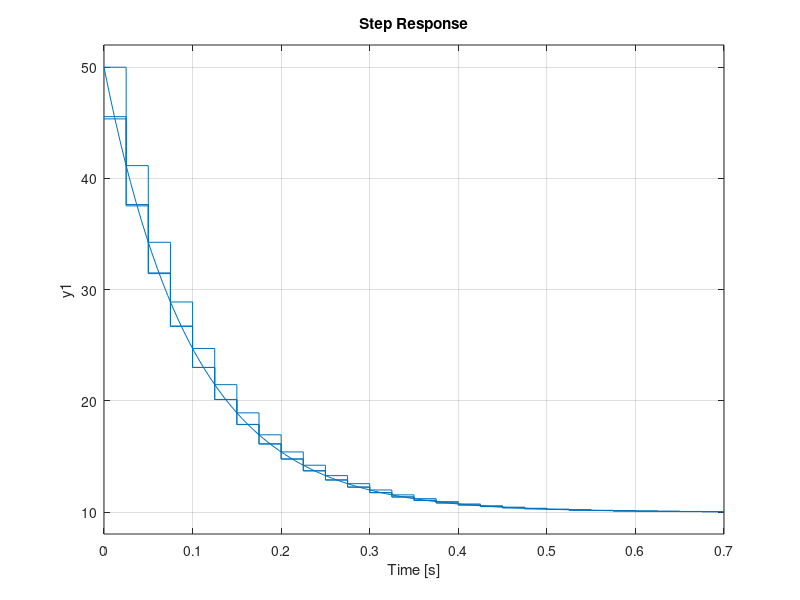

Source code (MATLAB):
clc;clear all; format compact; close all;
s=tf('s');
Dc = 10*(s/2+1)/(s/10+1)
Ts = 0.025;
Dz = c2d(Dc,Ts,'matched');
[num,den]=tfdata(Dz);
matched_Dz = tf(num,den,Ts,"Variable","z^-1")
figure(1)
step(Dc);
hold on;
step(matched_Dz)

s=tf('s');
Dc = 10*(s/2+1)/(s/10+1)
Ts = 0.025;
Dz = c2d(Dc,Ts,'zoh');
[num,den]=tfdata(Dz);
zoh_Dz = tf(num,den,Ts,"Variable","z^-1")
figure(1)
hold on;
step(zoh_Dz)

s=tf('s');
Dc = 10*(s/2+1)/(s/10+1)
Ts = 0.025;
tustin_Dz = c2d(Dc,Ts,'tustin');
[num,den]=tfdata(Dz);
Dz = tf(num,den,Ts,"Variable","z^-1")
figure(1)
hold on;
step(tustin_Dz)